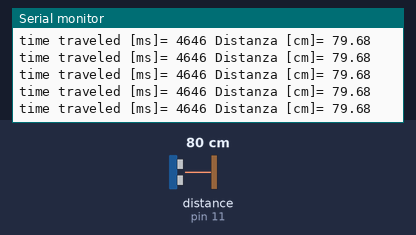
A sketch run on a simulated Arduino Uno, built with avr-gcc and run on an emulated ATmega328P. On the bench: the last lines printed to the serial monitor. Wiring (inferred from the names in the program): ultrasonic range finder: trigger pin 12; echo pin 11. Inputs (shaded band) come from the test bench; at power-on: distance to the obstacle (sensor on pin 11) 80 cm. The echo pulse lasts 58.3 µs per cm.

Above: at 1.2 s.
1.3 s: distance to the obstacle (sensor on pin 11) set to 2 cm
At 1.42 s:
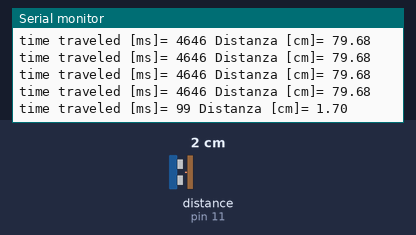
4.3 s: distance to the obstacle (sensor on pin 11) set to 4 cm
At 4.3 s:
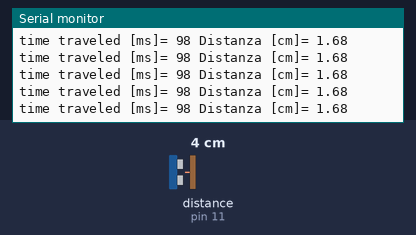
7.3 s: distance to the obstacle (sensor on pin 11) set to 120 cm
At 7.43 s:
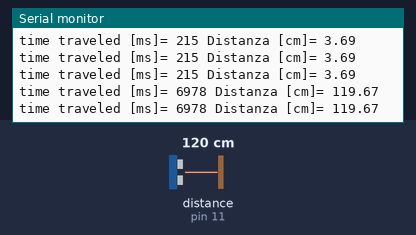
10.3 s: distance to the obstacle (sensor on pin 11) set to 9 cm
At 10.33 s:
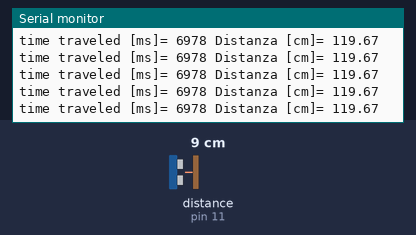
13.3 s: distance to the obstacle (sensor on pin 11) set to 18 cm
At 13.33 s:
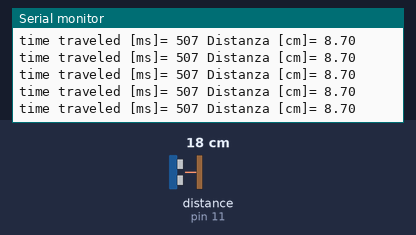
16.3 s: distance to the obstacle (sensor on pin 11) set to 250 cm
At 16.31 s:
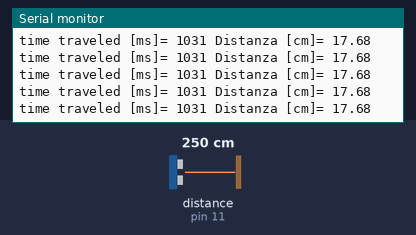
Timing chart, 0 to 19.3 s (numbered marks = the images above; inputs shaded):
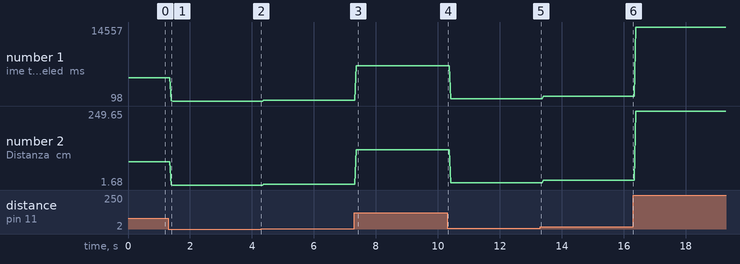

Measured:
- after the input at 1.3 s, the serial monitor: prints a new line after 0.10 s (image 1)
- after the input at 7.3 s, the serial monitor: prints a new line after 0.07 s (image 3)
- plotted number 1: 4646 → 98 after the input at 1.3 s, 98 → 215 after the input at 4.3 s, 215 → 6978 after the input at 7.3 s, 6978 → 507 after the input at 10.3 s, 507 → 1031 after the input at 13.3 s
- plotted number 2: 79.68 → 1.68 after the input at 1.3 s, 1.68 → 3.69 after the input at 4.3 s, 3.69 → 119.67 after the input at 7.3 s, 119.67 → 8.7 after the input at 10.3 s, 8.7 → 17.68 after the input at 13.3 s

The sketch:

Ultrasonic_distance_and_plot.ino
```cpp
int trP=12;
int ecP=11;
int pingTimeTravel;
float dist;
void setup() {
  // put your setup code here, to run once:
pinMode(trP,OUTPUT);
pinMode(ecP,INPUT);
Serial.begin(9600);
}

void loop() {
  // put your main code here, to run repeatedly:
digitalWrite(trP,LOW);
delayMicroseconds(10);
digitalWrite(trP,HIGH);
delayMicroseconds(10);
digitalWrite(trP,LOW);
pingTimeTravel=pulseIn(ecP,HIGH);
delay(25);
dist=pingTimeTravel*0.0343/2;
Serial.print("time traveled [ms]= ");
Serial.print(pingTimeTravel);
Serial.print(" Distanza [cm]= ");
Serial.println(dist);
}
```
